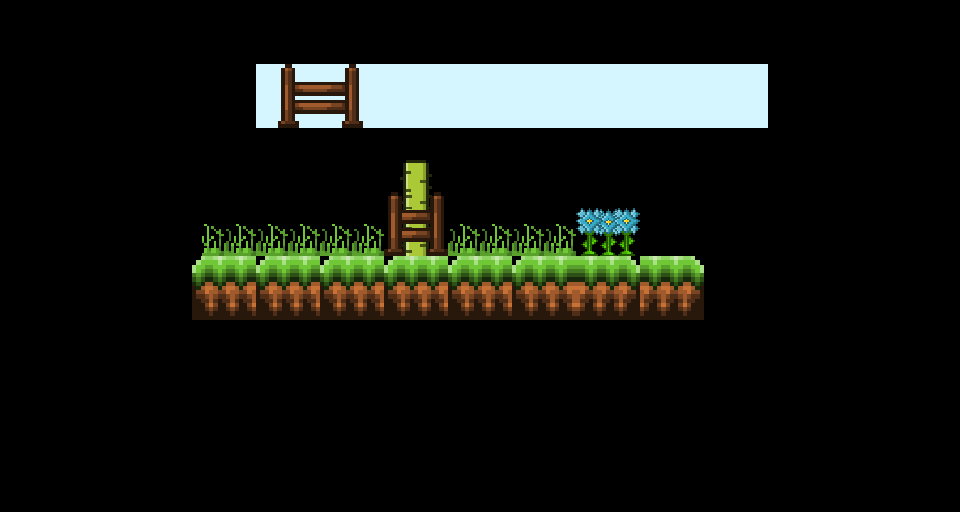

Tiled map render using the project's own tile images. Description and the map definition, with tile-layer contents summarised, below:
An orthogonal 15x8 tile map with 64x64 px tiles, 3 tile layers (Tile Layer 2, Tile Layer 3, Tile Layer 4), 1 hidden layer not drawn.

<map version="1.8" tiledversion="1.8.6" orientation="orthogonal" renderorder="right-down" width="15" height="8" tilewidth="64" tileheight="64" infinite="0" nextlayerid="5" nextobjectid="1">
 <tileset firstgid="1" name="tileset" tilewidth="64" tileheight="64" tilecount="42" columns="6">
  <image source="images/tilemap/tileset.png" width="384" height="448" />
 </tileset>
 <layer id="1" name="Tile Layer 1" width="15" height="8" visible="0">
  <data>[120 cells, 120 non-empty, 7 distinct tile ids]</data>
 </layer>
 <layer id="2" name="Tile Layer 2" width="15" height="8">
  <data>[120 cells, 3 non-empty, 3 distinct tile ids]</data>
 </layer>
 <layer id="3" name="Tile Layer 3" width="15" height="8">
  <data>[120 cells, 14 non-empty, 4 distinct tile ids]</data>
 </layer>
 <layer id="4" name="Tile Layer 4" width="15" height="8">
  <data>[120 cells, 10 non-empty, 4 distinct tile ids]</data>
 </layer>
</map>
